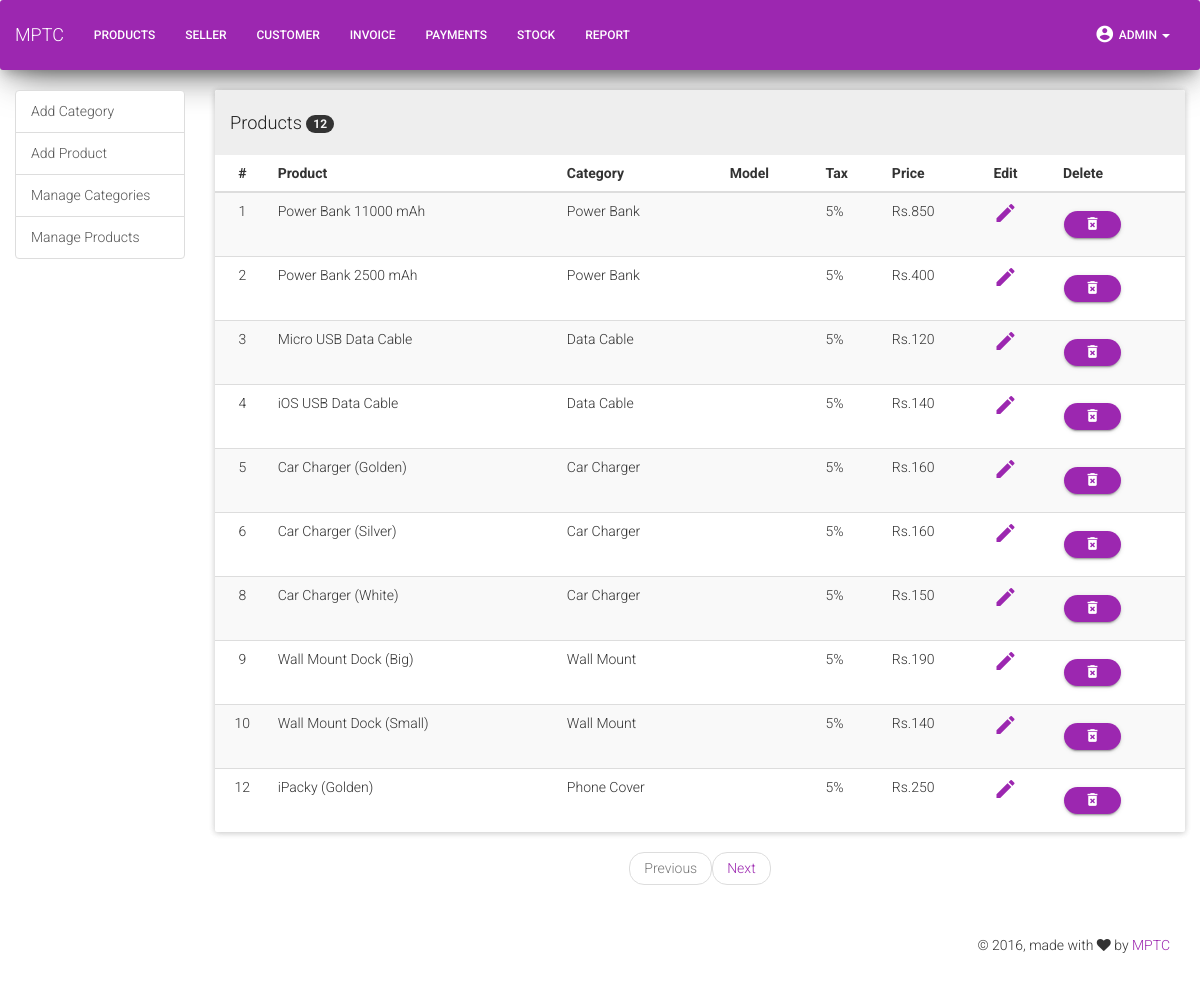
/products.php (signed in), run on the app's committed database.
### tables this page shows
CREATE TABLE `product` (
  `pid` int(11) NOT NULL,
  `pname` varchar(50) NOT NULL,
  `cid` int(11) NOT NULL,
  `pcode` varchar(50) NOT NULL,
  `pcolor` int(11) NOT NULL,
  `price` int(11) NOT NULL,
  `ptax` int(11) NOT NULL,
  `cby` varchar(50) NOT NULL,
  `cdate` timestamp NOT NULL DEFAULT CURRENT_TIMESTAMP,
  `uby` varchar(50) NOT NULL,
  `udate` timestamp NOT NULL DEFAULT CURRENT_TIMESTAMP ON UPDATE CURRENT_TIMESTAMP
);

CREATE TABLE `category` (
  `cid` int(11) NOT NULL,
  `cname` varchar(50) NOT NULL,
  `cdes` text NOT NULL,
  `cby` varchar(50) NOT NULL,
  `cdate` timestamp NOT NULL DEFAULT CURRENT_TIMESTAMP,
  `uby` varchar(50) NOT NULL,
  `udate` timestamp NOT NULL DEFAULT '0000-00-00 00:00:00' ON UPDATE CURRENT_TIMESTAMP
);

### products.php (the view, shortened to what this page needs)
<?php
include 'db.php';
require 'header.php';
require 'navbar.php';
?>
<body>
    <div class="container-fluid">
        <div class="row">
            <div class="col-xs-12 col-sm-4 col-md-2">
                <div class="list-group">
                    <a href="adcat.php" class="list-group-item">Add Category</a>
                    <a href="adpro.php" class="list-group-item">Add Product</a>
                    <a href="category.php" class="list-group-item">Manage    Categories</a>
                    <a href="products.php" class="list-group-item">Manage Products</a>
                </div>
            </div>
            <div class="col-xs-12 col-sm-4 col-md-10">
                        <?php
                $page = 0;
                if (isset($_GET["page"])) {
                    $page  = $_GET["page"];
                        if($page==0){
                            $page = 1;
                        }
                    } else { $page=1; };
                    $start_from = ($page-1) * 10;
                $sql = "SELECT pid, pname, cid, pcode, pcolor, price, ptax FROM product ORDER BY pid ASC LIMIT $start_from, 10";
                 $result = $conn->query($sql);
                        if ($result -> num_rows > 0) {
                        $sqlb = "SELECT COUNT(pid) FROM product";
                        $resultb = $conn->query($sqlb);
                        $rowb = mysqli_fetch_row($resultb);
                        $total_records = $rowb[0];
                        $total_pages = ceil($total_records / 10);
                        $pagem = $page - 1;
                        $pagea = $page +1;
                            ?>
                <div class="panel panel-default">
            <div class="panel-heading"><h4>Products <span class="badge"><?php echo $total_records; ?></span></h4></div>
                    <table class="table table-hover table-striped">
                        <thead>
                            <tr>
                                <th class="text-center">#</th>
                                <th>Product</th>
                                <th>Category</th>
                                <th>Model</th>
                                <th>Tax</th>
                                <th>Price</th>
                                <th>Edit</th>
                                <th>Delete</th>
                            </tr>
                        </thead>
                        <tbody>
                <?php
                        while($row = $result->fetch_assoc()) {
                            $sqlcat = "SELECT cname FROM category WHERE cid=".$row['cid'];
                            $resultcat = $conn->query($sqlcat);
                            if($resultcat -> num_rows > 0){
                                while($rowcat = $resultcat -> fetch_assoc()){
                                    $catn = $rowcat['cname'];
                                }
                            }
                            echo "<tr>"
                                    . "<td class='text-center'>".$row['pid']. "</td><td>".$row['pname']. "</td><td> "
                                    . $catn. "</td><td>" . $row['pcode']."</td><td>".
                                     $row['ptax']. "%</td><td>Rs." . $row['price']."</td>".
                                    "<td><a href='uppro.php?prid=" . $row['pid'] . "'><i class='material-icons'>mode_edit</i></a></td>".
                                    "<td>"?>
                        <form action="products.php?id=<?php echo $row['pid'] ?>" method="POST" onsubmit="return confirm('Are you sure you want to Delete it?');">
                            <button type="submit" class="btn btn-primary btn-raised btn-round btn-sm" data-toggle="tooltip" data-placement="top" title="Delete!"/><i class="material-icons">delete_forever</i></button>
                        </form>
                                    <?php   "</td></tr>";
                        }
                    }else {
                        echo "0 results";
                    }
                    ?>
                    </table>
                </div>
                        <nav aria-label="...">
                            <ul class="pager">
                                <?php
                                    if($page <= 1){
                                        echo "<li class='disabled'><a>Previous</a></li>";
                                    }else {
                                        echo "<li><a href='products.php?page=$pagem'>Previous</a></li>";
                                    }
                                if($page >= $total_pages){
                                    echo "<li class='disabled'><a>Next</a></li>";
                                }else{
                                    echo "<li><a href='products.php?page=$pagea'>Next</a></li>";
                                }
                                ?>
                            </ul>
                        </nav>
            </div>
        </div>
    </div>
        </body>
    <?php
        require 'footer.php';

### header.php (style rules this page uses)
body { background-color: white; }

### data on the page
product: pid "1", pname "Power Bank 11000 mAh", cid.cname "Power Bank", ptax "5", price "850"
product: pid "2", pname "Power Bank 2500 mAh", cid.cname "Power Bank", ptax "5", price "400"
product: pid "3", pname "Micro USB Data Cable", cid.cname "Data Cable", ptax "5", price "120"
product: pid "4", pname "iOS USB Data Cable", cid.cname "Data Cable", ptax "5", price "140"
product: pid "5", pname "Car Charger (Golden)", cid.cname "Car Charger", ptax "5", price "160"
product: pid "6", pname "Car Charger (Silver)", cid.cname "Car Charger", ptax "5", price "160"
product: pid "8", pname "Car Charger (White)", cid.cname "Car Charger", ptax "5", price "150"
product: pid "9", pname "Wall Mount Dock (Big)", cid.cname "Wall Mount", ptax "5", price "190"
product: pid "10", pname "Wall Mount Dock (Small)", cid.cname "Wall Mount", ptax "5", price "140"
product: pid "12", pname "iPacky (Golden)", cid.cname "Phone Cover", ptax "5", price "250"

### other printed values
$total_records "12"
